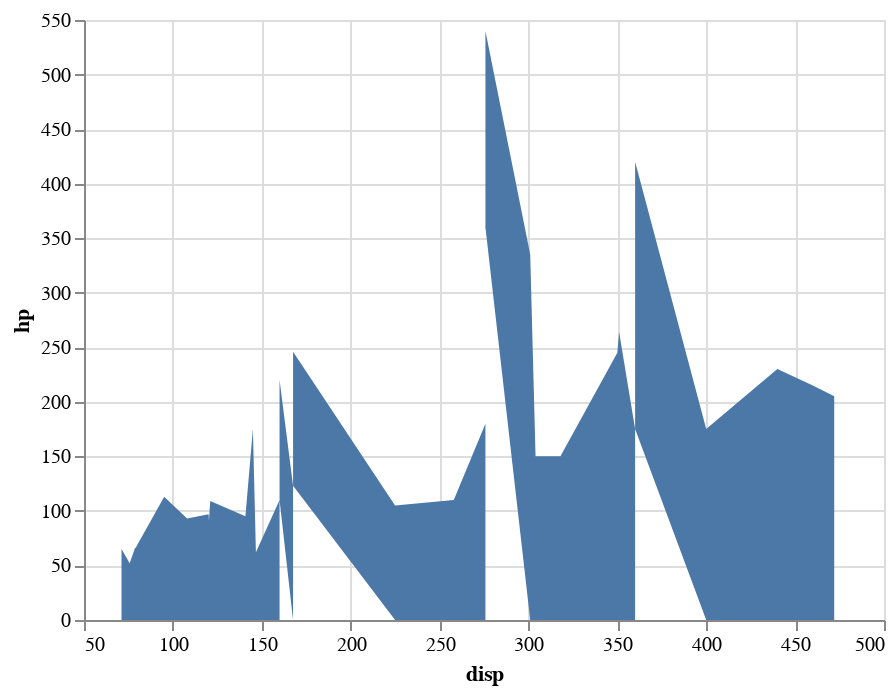

Notebook code cell kept with this figure:
### Markdown cell above
### Using Altair

### Code cell
import altair as alt

alt.Chart(data).mark_area().encode(x='disp', y='hp')

### Figure 1 — Vega-Lite specification as saved in the notebook (floating-point values rounded to 4 significant figures)
{"config": {"view": {"continuousWidth": 400, "continuousHeight": 300}}, "data": {"name": "data-76de1f8c7cdad5dedc14131d6c91155b"}, "mark": "area", "encoding": {"x": {"type": "quantitative", "field": "disp"}, "y": {"type": "quantitative", "field": "hp"}}, "$schema": "https://vega.github.io/schema/vega-lite/v4.8.1.json", "datasets": {"data-76de1f8c7cdad5dedc14131d6c91155b": [{"mpg": 21.0, "cyl": 6, "disp": 160.0, "hp": 110, "drat": 3.9, "wt": 2.62, "qsec": 16.46, "vs": 0, "am": 1, "gear": 4, "carb": 4, "car": "Mazda RX4"}, {"mpg": 21.0, "cyl": 6, "disp": 160.0, "hp": 110, "drat": 3.9, "wt": 2.875, "qsec": 17.02, "vs": 0, "am": 1, "gear": 4, "carb": 4, "car": "Mazda RX4 Wag"}, {"mpg": 22.8, "cyl": 4, "disp": 108.0, "hp": 93, "drat": 3.85, "wt": 2.32, "qsec": 18.61, "vs": 1, "am": 1, "gear": 4, "carb": 1, "car": "Datsun 710"}, {"mpg": 21.4, "cyl": 6, "disp": 258.0, "hp": 110, "drat": 3.08, "wt": 3.215, "qsec": 19.44, "vs": 1, "am": 0, "gear": 3, "carb": 1, "car": "Hornet 4 Drive"}, {"mpg": 18.7, "cyl": 8, "disp": 360.0, "hp": 175, "drat": 3.15, "wt": 3.44, "qsec": 17.02, "vs": 0, "am": 0, "gear": 3, "carb": 2, "car": "Hornet Sportabout"}, {"mpg": 18.1, "cyl": 6, "disp": 225.0, "hp": 105, "drat": 2.76, "wt": 3.46, "qsec": 20.22, "vs": 1, "am": 0, "gear": 3, "carb": 1, "car": "Valiant"}, {"mpg": 14.3, "cyl": 8, "disp": 360.0, "hp": 245, "drat": 3.21, "wt": 3.57, "qsec": 15.84, "vs": 0, "am": 0, "gear": 3, "carb": 4, "car": "Duster 360"}, {"mpg": 24.4, "cyl": 4, "disp": 146.7, "hp": 62, "drat": 3.69, "wt": 3.19, "qsec": 0.0, "vs": 1, "am": 0, "gear": 4, "carb": 2, "car": "Merc 240D"}, {"mpg": 22.8, "cyl": 4, "disp": 140.8, "hp": 95, "drat": 3.92, "wt": 3.15, "qsec": 22.9, "vs": 1, "am": 0, "gear": 4, "carb": 2, "car": "Merc 230"}, {"mpg": 19.2, "cyl": 6, "disp": 167.6, "hp": 123, "drat": 3.92, "wt": 3.44, "qsec": 18.3, "vs": 1, "am": 0, "gear": 4, "carb": 4, "car": "Merc 280"}, {"mpg": 17.8, "cyl": 6, "disp": 167.6, "hp": 123, "drat": 3.92, "wt": 3.44, "qsec": 18.9, "vs": 1, "am": 0, "gear": 4, "carb": 4, "car": "Merc 280C"}, {"mpg": 16.4, "cyl": 8, "disp": 275.8, "hp": 180, "drat": 3.07, "wt": 4.07, "qsec": 17.4, "vs": 0, "am": 0, "gear": 3, "carb": 3, "car": "Merc 450SE"}, {"mpg": 17.3, "cyl": 8, "disp": 275.8, "hp": 180, "drat": 3.07, "wt": 3.73, "qsec": 0.0, "vs": 0, "am": 0, "gear": 3, "carb": 3, "car": "Merc 450SL"}, {"mpg": 15.2, "cyl": 8, "disp": 275.8, "hp": 180, "drat": 3.07, "wt": 3.78, "qsec": 18.0, "vs": 0, "am": 0, "gear": 3, "carb": 3, "car": "Merc 450SLC"}, {"mpg": 10.4, "cyl": 8, "disp": 472.0, "hp": 205, "drat": 2.93, "wt": 5.25, "qsec": 17.98, "vs": 0, "am": 0, "gear": 3, "carb": 4, "car": "Cadillac Fleetwood"}, {"mpg": 10.4, "cyl": 8, "disp": 460.0, "hp": 215, "drat": 3.0, "wt": 5.424, "qsec": 0.0, "vs": 0, "am": 0, "gear": 3, "carb": 4, "car": "Lincoln Continental"}, {"mpg": 14.7, "cyl": 8, "disp": 440.0, "hp": 230, "drat": 3.23, "wt": 5.345, "qsec": 17.42, "vs": 0, "am": 0, "gear": 3, "carb": 4, "car": "Chrysler Imperial"}, {"mpg": 32.4, "cyl": 4, "disp": 78.7, "hp": 66, "drat": 4.08, "wt": 2.2, "qsec": 19.47, "vs": 1, "am": 1, "gear": 4, "carb": 1, "car": "Fiat 128"}, {"mpg": 30.4, "cyl": 4, "disp": 75.7, "hp": 52, "drat": 4.93, "wt": 1.615, "qsec": 18.52, "vs": 1, "am": 1, "gear": 4, "carb": 2, "car": "Honda Civic"}, {"mpg": 33.9, "cyl": 4, "disp": 71.1, "hp": 65, "drat": 4.22, "wt": 1.835, "qsec": 19.9, "vs": 1, "am": 1, "gear": 4, "carb": 1, "car": "Toyota Corolla"}, {"mpg": 21.5, "cyl": 4, "disp": 120.1, "hp": 97, "drat": 3.7, "wt": 2.465, "qsec": 20.01, "vs": 1, "am": 0, "gear": 3, "carb": 1, "car": "Toyota Corona"}, {"mpg": 15.5, "cyl": 8, "disp": 318.0, "hp": 150, "drat": 2.76, "wt": 3.52, "qsec": 16.87, "vs": 0, "am": 0, "gear": 3, "carb": 2, "car": "Dodge Challenger"}, {"mpg": 15.2, "cyl": 8, "disp": 304.0, "hp": 150, "drat": 3.15, "wt": 3.435, "qsec": 0.0, "vs": 0, "am": 0, "gear": 3, "carb": 2, "car": "AMC Javelin"}, {"mpg": 13.3, "cyl": 8, "disp": 350.0, "hp": 245, "drat": 3.73, "wt": 3.84, "qsec": 15.41, "vs": 0, "am": 0, "gear": 3, "carb": 4, "car": "Camaro Z28"}, {"mpg": 19.2, "cyl": 8, "disp": 400.0, "hp": 175, "drat": 3.08, "wt": 3.845, "qsec": 0.0, "vs": 0, "am": 0, "gear": 3, "carb": 2, "car": "Pontiac Firebird"}, {"mpg": 27.3, "cyl": 4, "disp": 79.0, "hp": 66, "drat": 4.08, "wt": 1.935, "qsec": 18.9, "vs": 1, "am": 1, "gear": 4, "carb": 1, "car": "Fiat X1-9"}, {"mpg": 26.0, "cyl": 4, "disp": 120.3, "hp": 91, "drat": 4.43, "wt": 2.14, "qsec": 16.7, "vs": 0, "am": 1, "gear": 5, "carb": 2, "car": "Porsche 914-2"}, {"mpg": 30.4, "cyl": 4, "disp": 95.1, "hp": 113, "drat": 3.77, "wt": 1.513, "qsec": 0.0, "vs": 1, "am": 1, "gear": 5, "carb": 2, "car": "Lotus Europa"}, {"mpg": 15.8, "cyl": 8, "disp": 351.0, "hp": 264, "drat": 4.22, "wt": 3.17, "qsec": 14.5, "vs": 0, "am": 1, "gear": 5, "carb": 4, "car": "Ford Pantera L"}, {"mpg": 19.7, "cyl": 6, "disp": 145.0, "hp": 175, "drat": 3.62, "wt": 2.77, "qsec": 15.5, "vs": 0, "am": 1, "gear": 5, "carb": 6, "car": "Ferrari Dino"}, {"mpg": 15.0, "cyl": 8, "disp": 301.0, "hp": 335, "drat": 3.54, "wt": 3.57, "qsec": 0.0, "vs": 0, "am": 1, "gear": 5, "carb": 8, "car": "Maserati Bora"}, {"mpg": 21.4, "cyl": 4, "disp": 121.0, "hp": 109, "drat": 4.11, "wt": 2.78, "qsec": 18.6, "vs": 1, "am": 1, "gear": 4, "carb": 2, "car": "Volvo 142E"}]}}
